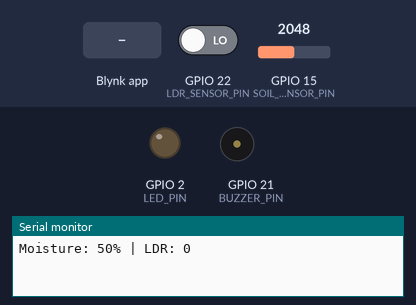
A sketch run on a simulated ESP32. Shown: output pins drawn as LEDs (lit = HIGH), buzzer (waves = sounding, pin HIGH), the last lines printed to the serial monitor. The test bench sets the inputs (shaded band); at power-on: GPIO 22 (LDR_SENSOR_PIN) LOW, GPIO 15 (SOIL_SENSOR_PIN) = 2048. WiFi joins after 1.5 s; servers stay silent unless stated.

Above: at 4.0 s.
4.1 s: GPIO 22 (LDR_SENSOR_PIN) driven HIGH
At 5.3 s:
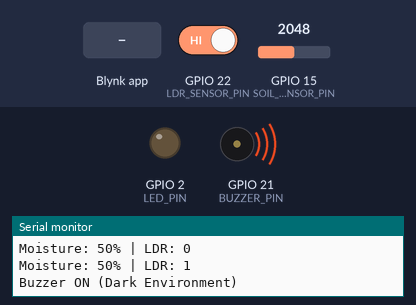
6.8 s: Blynk app writes 1 to V0
At 8.1 s:
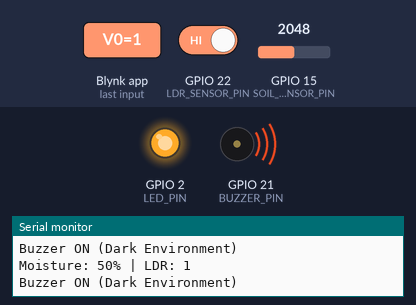
9.5 s: GPIO 22 (LDR_SENSOR_PIN) driven LOW
At 11.3 s:
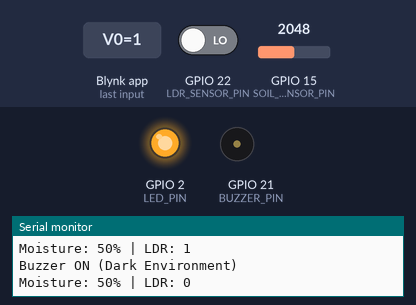
12.3 s: Blynk app writes 0 to V0
At 14.0 s:
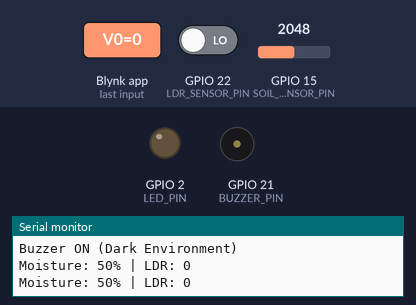
15.0 s: Blynk app writes 200 to V0
At 17.2 s:
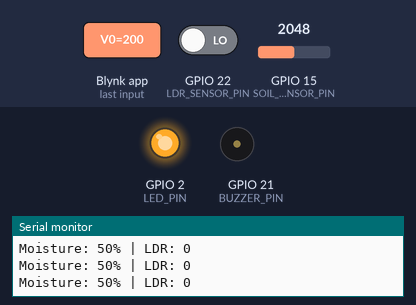
Timing chart, 0 to 18.7 s (numbered marks = the images above; inputs shaded):
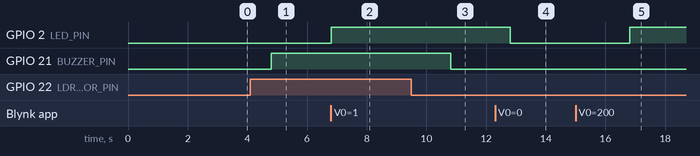

Measured:
- after the input at 4.1 s, GPIO 21 (BUZZER_PIN): LOW → HIGH after 0.71 s
- after the input at 6.8 s, GPIO 2 (LED_PIN): LOW → HIGH at once
- after the input at 9.5 s, GPIO 21 (BUZZER_PIN): HIGH → LOW after 1.3 s
- after the input at 12.3 s, GPIO 2 (LED_PIN): HIGH → LOW after 0.51 s
- after the input at 15.0 s, GPIO 2 (LED_PIN): LOW → HIGH after 1.8 s

The sketch:

AR_with_Iot.ino
```cpp
// #define BLYNK_TEMPLATE_ID "TMPL3rLB1CbSW"
// #define BLYNK_TEMPLATE_NAME "Led Blink"
// #define BLYNK_AUTH_TOKEN "kGWvdkB1V91FWflMiw24KFLFztnmKPZD"
#define BLYNK_TEMPLATE_ID "TMPL3zlJravNQ"
#define BLYNK_TEMPLATE_NAME "ARGardenAssistant"
#define BLYNK_AUTH_TOKEN "oqVvTjuTCSu7gj4_mOiyvl1ToIfarOtb"

#define BLYNK_PRINT Serial
#include <WiFi.h>
#include <BlynkSimpleEsp32.h>

char ssid[] = "OpenWifi";
char pass[] = "hackers12345";

#define LED_PIN 2         // ESP32 onboard LED
#define SOIL_SENSOR_PIN 15// Soil Moisture Sensor on GPIO5
#define LDR_SENSOR_PIN 22 // LDR Sensor on GPIO21
#define BUZZER_PIN 21      // Buzzer on GPIO5

void setup()
{
    Serial.begin(115200);
    Serial2.begin(9600, SERIAL_8N1, 16, 17); // Serial2: RX=16, TX=17

    pinMode(LED_PIN, OUTPUT);
    pinMode(SOIL_SENSOR_PIN, INPUT);
    pinMode(LDR_SENSOR_PIN, INPUT);
    pinMode(BUZZER_PIN, OUTPUT);
    Blynk.begin(BLYNK_AUTH_TOKEN, ssid, pass);

    delay(1000);
}


void loop()
{
    Blynk.run();
    sendSensorData();
}

BLYNK_WRITE(V0)  // Control LED from Blynk
{
    int pinValue = param.asInt();
    digitalWrite(LED_PIN, pinValue ? HIGH : LOW);
    if (pinValue) {
        Serial2.println("ON");
    } else {
        Serial2.println("OFF");
    }
}

void sendSensorData()
{
    int ldrValue = digitalRead(LDR_SENSOR_PIN);
    // Read and send soil moisture data
    int moistureValue = analogRead(SOIL_SENSOR_PIN);
    int moisturePercentage = map(moistureValue, 0, 4095, 100, 0);
    Blynk.virtualWrite(V1, moistureValue);
    Blynk.virtualWrite(V3, moisturePercentage);

    // Read and send LDR sensor data

    Blynk.virtualWrite(V2, ldrValue);

    Serial.print("Moisture: ");
    Serial.print(moisturePercentage);
    Serial.print("% | LDR: ");
    Serial.println(ldrValue);

    // Control Buzzer based on LDR value
    if (ldrValue ==1)
    {
        digitalWrite(BUZZER_PIN, HIGH);  // Turn ON buzzer
        Serial.println("Buzzer ON (Dark Environment)");
    }
    else
    {
        digitalWrite(BUZZER_PIN, LOW);   // Turn OFF buzzer
    }

    delay(2000); // Update every 2 seconds
}
```
